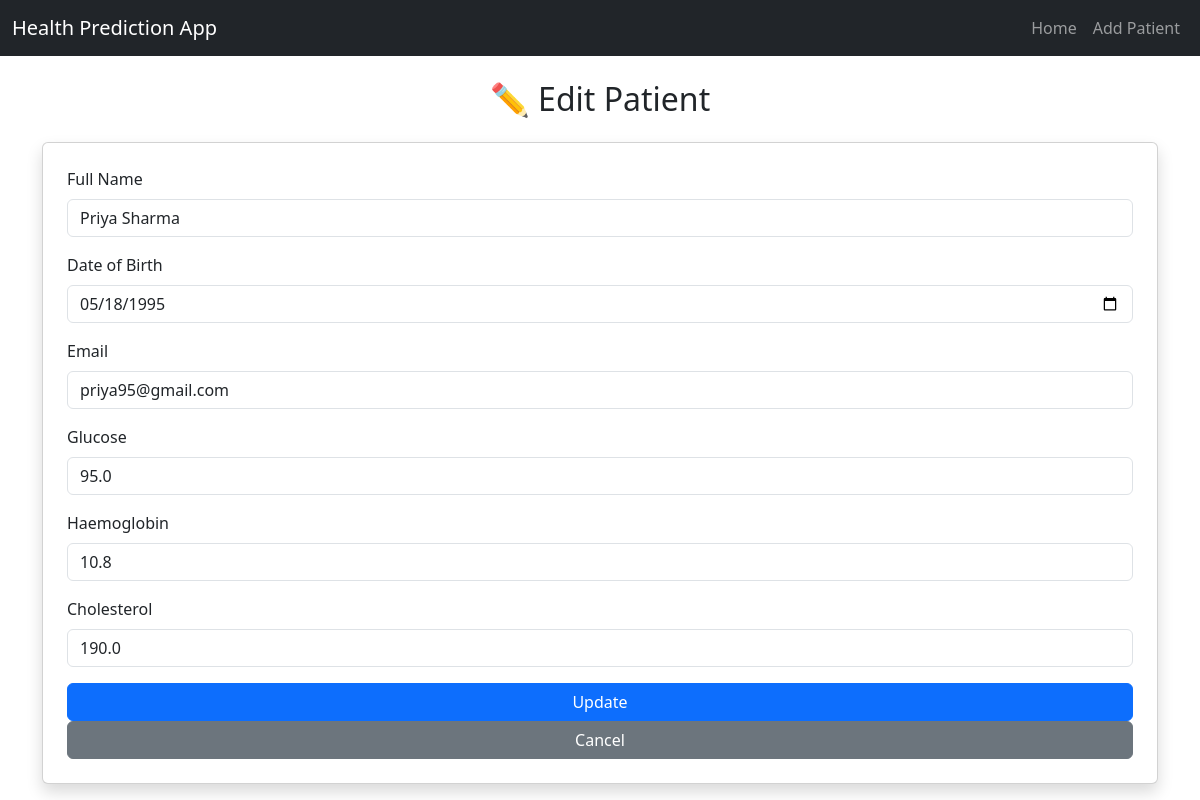
The app's page /edit/4 with its own data.
### tables this page shows
CREATE TABLE patients (
    id INTEGER PRIMARY KEY AUTOINCREMENT,
    full_name TEXT,
    dob TEXT,
    email TEXT,
    glucose REAL,
    haemoglobin REAL,
    cholesterol REAL,
    remarks TEXT
);

### app.py (the view, shortened to what this page needs)
@app.route('/edit/<int:id>', methods=['GET', 'POST'])
def edit(id):
    conn = connect_db()
    patient = conn.execute('SELECT * FROM patients WHERE id = ?', (id,)).fetchone()
    if not patient:
        flash("Patient not found!", "danger")
        return redirect('/')
    conn.close()
    return render_template('edit.html', patient=patient)

### app.py (called while the page is built)
def connect_db():
    if not os.path.exists(DB_FILE):
        raise FileNotFoundError("Database file not found. Please check database.db")
    try:
        conn = sqlite3.connect(DB_FILE)
        conn.row_factory = sqlite3.Row
        return conn
    except sqlite3.Error as e:
        raise RuntimeError(f"Database connection failed: {e}")

### templates/edit.html (shortened to what this page needs)
<!DOCTYPE html>
<html lang="en">
<head>
    <link rel="stylesheet" href="https://cdn.jsdelivr.net/npm/bootstrap@5.3.0/dist/css/bootstrap.min.css">
</head>
<body>
    <nav class="navbar navbar-expand-lg navbar-dark bg-dark">
        <div class="container-fluid">
            <a class="navbar-brand" href="/">Health Prediction App</a>
            <div class="collapse navbar-collapse">
                <ul class="navbar-nav ms-auto">
                    <li class="nav-item"><a class="nav-link" href="/">Home</a></li>
                    <li class="nav-item"><a class="nav-link" href="/add">Add Patient</a></li>
                </ul>
            </div>
        </div>
    </nav>
    <div class="container mt-4">
        <h2 class="text-center mb-4">✏️ Edit Patient</h2>
        <form method="POST" class="card p-4 shadow">
            <div class="mb-3">
                <label class="form-label">Full Name</label>
                <input type="text" name="full_name" class="form-control" value="{{ patient.full_name }}" required>
            </div>
            <div class="mb-3">
                <label class="form-label">Date of Birth</label>
                <input type="date" name="dob" class="form-control" value="{{ patient.dob }}" required>
            </div>
            <div class="mb-3">
                <label class="form-label">Email</label>
                <input type="email" name="email" class="form-control" value="{{ patient.email }}" required>
            </div>
            <div class="mb-3">
                <label class="form-label">Glucose</label>
                <input type="number" step="0.1" name="glucose" class="form-control" value="{{ patient.glucose }}" required>
            </div>
            <div class="mb-3">
                <label class="form-label">Haemoglobin</label>
                <input type="number" step="0.1" name="haemoglobin" class="form-control" value="{{ patient.haemoglobin }}" required>
            </div>
            <div class="mb-3">
                <label class="form-label">Cholesterol</label>
                <input type="number" step="0.1" name="cholesterol" class="form-control" value="{{ patient.cholesterol }}" required>
            </div>
            <button type="submit" class="btn btn-primary">Update</button>
            <a href="/" class="btn btn-secondary">Cancel</a>
        </form>
    </div>
</body>
</html>

### records on screen
patients: full_name "Priya Sharma", dob "05/18/1995", email "priya95@gmail.com", glucose "95.0", haemoglobin "10.8", cholesterol "190.0"
